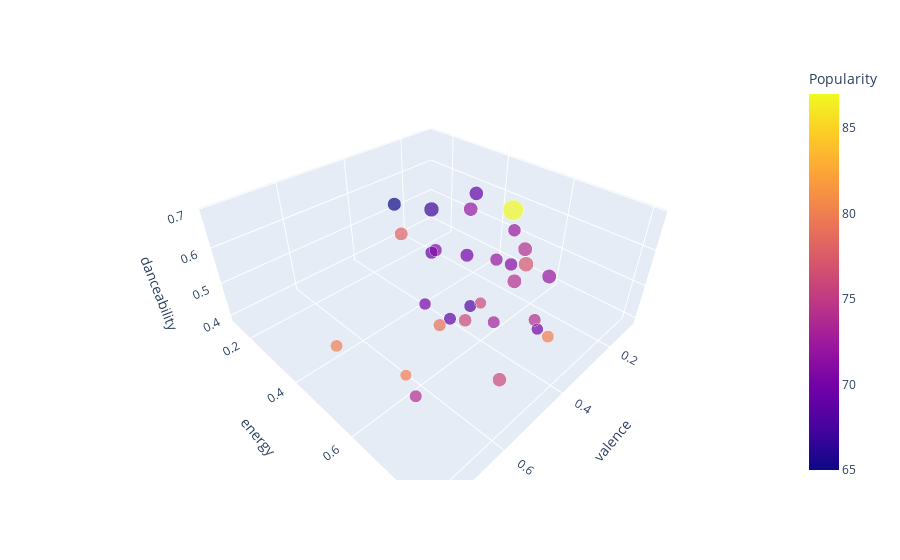

The code cell stored with this chart in its notebook:
### Markdown cell above
Finally, we might want to visuzalze an album's song data in 3d.

### Code cell
fig = px.scatter_3d(new_df[new_df['track.album.name'] == "Red (Taylor's Version)"],
                    x='valence', y='energy', z='danceability', color='track.popularity',
                    size='track.duration_ms',
                    hover_name='track.name',
                    labels={'track.popularity': 'Popularity',
                            'track.name': 'Name',
                            'track.duration_ms': 'Track Duration (ms)'})
fig

### Figure 1 — Plotly figure (JSON) as saved in the notebook; plotly's stock layout.template omitted (floating-point values rounded to 4 significant figures)
{"data": [{"hovertemplate": "<b>%{hovertext}</b><br><br>valence=%{x}<br>energy=%{y}<br>danceability=%{z}<br>Track Duration (ms)=%{marker.size}<br>Popularity=%{marker.color}<extra></extra>", "hovertext": ["State Of Grace (Taylor's Version)", "Red (Taylor's Version)", "Treacherous (Taylor's Version)", "I Knew You Were Trouble (Taylor's Version)", "All Too Well (Taylor's Version)", "22 (Taylor's Version)", "I Almost Do (Taylor's Version)", "We Are Never Ever Getting Back Together (Taylor's Version)", "Stay Stay Stay (Taylor's Version)", "The Last Time (feat. Gary Lightbody of Snow Patrol) (Taylor’s Version)", "Holy Ground (Taylor's Version)", "Sad Beautiful Tragic (Taylor's Version)", "The Lucky One (Taylor's Version)", "Everything Has Changed (feat. Ed Sheeran) (Taylor’s Version)", "Starlight (Taylor's Version)", "Begin Again (Taylor's Version)", "The Moment I Knew (Taylor's Version)", "Come Back...Be Here (Taylor's Version)", "Girl At Home (Taylor's Version)", "State Of Grace (Acoustic Version) (Taylor's Version)", "Ronan (Taylor's Version)", "Better Man (Taylor's Version) (From The Vault)", "Nothing New (feat. Phoebe Bridgers) (Taylor’s Version) (From The Vault)", "Babe (Taylor's Version) (From The Vault)", "Message In A Bottle (Taylor's Version) (From The Vault)", "I Bet You Think About Me (feat. Chris Stapleton) (Taylor’s Version) (From The Vault)", "Forever Winter (Taylor's Version) (From The Vault)", "Run (feat. Ed Sheeran) (Taylor’s Version) (From The Vault)", "The Very First Night (Taylor's Version) (From The Vault)", "All Too Well (10 Minute Version) (Taylor's Version) (From The Vault)"], "legendgroup": "", "marker": {"color": [72, 80, 72, 80, 77, 79, 71, 80, 70, 74, 70, 72, 69, 76, 69, 72, 69, 73, 68, 67, 65, 74, 78, 74, 74, 76, 70, 71, 76, 87], "coloraxis": "coloraxis", "size": [295413, 223093, 242720, 219760, 329160, 230960, 244586, 193146, 205786, 299080, 202960, 284773, 240466, 245426, 220413, 238866, 285280, 223333, 220520, 321640, 264253, 297013, 258812, 224240, 225960, 285106, 263533, 240226, 200280, 613026], "sizemode": "area", "sizeref": 1533.0, "symbol": "circle"}, "mode": "markers", "name": "", "scene": "scene", "showlegend": false, "type": "scatter3d", "x": [0.328, 0.408, 0.299, 0.767, 0.132, 0.642, 0.248, 0.716, 0.663, 0.155, 0.511, 0.232, 0.538, 0.474, 0.605, 0.267, 0.208, 0.399, 0.612, 0.101, 0.38, 0.255, 0.446, 0.746, 0.494, 0.473, 0.41, 0.443, 0.581, 0.205], "y": [0.713, 0.777, 0.593, 0.557, 0.528, 0.695, 0.559, 0.686, 0.681, 0.534, 0.809, 0.406, 0.571, 0.61, 0.685, 0.527, 0.402, 0.632, 0.736, 0.131, 0.279, 0.579, 0.377, 0.743, 0.791, 0.715, 0.552, 0.488, 0.733, 0.518], "z": [0.594, 0.516, 0.645, 0.584, 0.44, 0.642, 0.511, 0.567, 0.693, 0.502, 0.622, 0.601, 0.686, 0.498, 0.628, 0.519, 0.636, 0.46, 0.691, 0.445, 0.623, 0.473, 0.606, 0.584, 0.622, 0.391, 0.611, 0.61, 0.678, 0.631]}], "layout": {"coloraxis": {"colorbar": {"title": {"text": "Popularity"}}, "colorscale": [[0, "#0d0887"], [0.1111, "#46039f"], [0.2222, "#7201a8"], [0.3333, "#9c179e"], [0.4444, "#bd3786"], [0.5556, "#d8576b"], [0.6667, "#ed7953"], [0.7778, "#fb9f3a"], [0.8889, "#fdca26"], [1, "#f0f921"]]}, "legend": {"itemsizing": "constant", "tracegroupgap": 0}, "margin": {"t": 60}, "scene": {"domain": {"x": [0, 1], "y": [0, 1]}, "xaxis": {"title": {"text": "valence"}}, "yaxis": {"title": {"text": "energy"}}, "zaxis": {"title": {"text": "danceability"}}}}}
